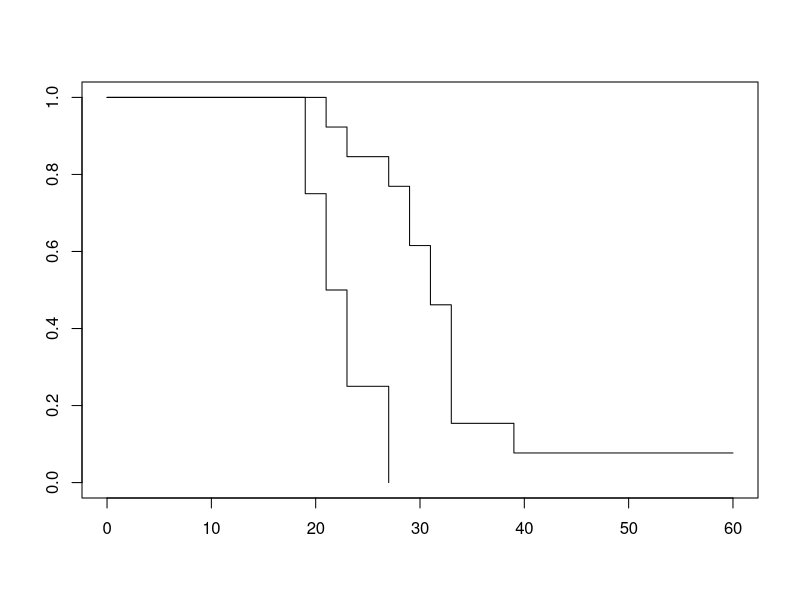
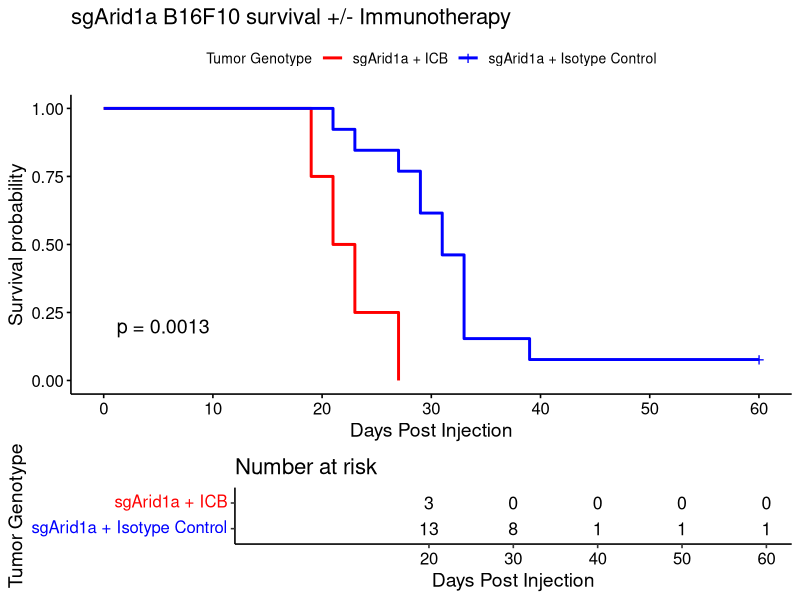

The R source for these figures, in order:
library(survival)
library(survminer)

#To set working directory on windows machine, replace backslashes with double backslashes for R to accept our file path
wd <- r"(C:\Users\mattm\OneDrive\Desktop\GitHub_projects\Survival_analyses_with_R)"

#set our working directory (where our files are stored and outputted)
setwd(wd)

#read in survival dataframe
#survival dataframe has three 
survival_df <- read.delim("sgArid1a_B16F10_isotype_vs_ICB.txt", header=T, sep = "\t" )

#check if group column is a factor
is.factor(survival_df$group)
#FALSE

#Make group column values a factor so we can put the variables in the order we prefer on our plot
survival_df$group <- as.factor(survival_df$group)
levels(survival_df$group)
#[1] "ICB"     "Isotype"

#Reorder factor level
survival_df$group <- factor(survival_df$group, levels = c("Isotype", "ICB"))
levels(survival_df$group)


#Fit survival model using survfit() function from survival package using time (v14) and censored (v15) and specify that values of 1 are events (death).
#We also specify that we want to pull our data from the sample dataset and parse the data by values in the ARID1A column.
fit <- survfit(Surv(time, as.numeric(substr(censor, 1, 1))) ~ group,
               data = survival_df
)
plot(fit)

#perform log-rank survival test (pariwise survival test)
log_rank_test <- survdiff(Surv(time, as.numeric(substr(censor, 1, 1))) ~ group, data = survival_df)
#output the p value from the log rank test
p_value <- round(1 - pchisq(log_rank_test$chisq, length(log_rank_test$n) - 1), 5)


#To make our kaplan meier curve plot more informative, let's add a color code, label the axes, a table below the plot to show the number of patients across time, a p-value from log-rank test, and confidence intervals. 
#This should make for a much more informative kaplan meier plot! 
survplot <- ggsurvplot(fit, data = survival_df, palette = c("red", "blue"), title = "sgArid1a B16F10 survival +/- Immunotherapy",
                       legend.title="Tumor Genotype", legend.labs=c("sgArid1a + ICB", "sgArid1a + Isotype Control"), 
                       pval = T, risk.table = TRUE, xlab = "Days Post Injection", conf.int = F)
survplot